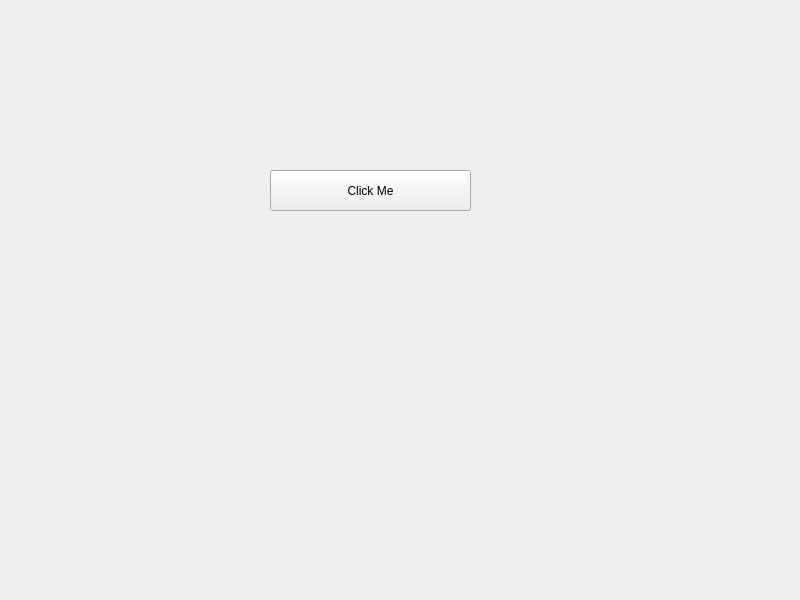
<?xml version="1.0" encoding="UTF-8"?>
<ui version="4.0">
 <class>Widget</class>
 <widget class="QWidget" name="Widget">
  <property name="geometry">
   <rect>
    <x>0</x>
    <y>0</y>
    <width>800</width>
    <height>600</height>
   </rect>
  </property>
  <property name="windowTitle">
   <string>Widget</string>
  </property>
  <widget class="QPushButton" name="pushButton">
   <property name="geometry">
    <rect>
     <x>270</x>
     <y>170</y>
     <width>201</width>
     <height>41</height>
    </rect>
   </property>
   <property name="text">
    <string>Click Me</string>
   </property>
  </widget>
 </widget>
 <resources/>
 <connections/>
</ui>
